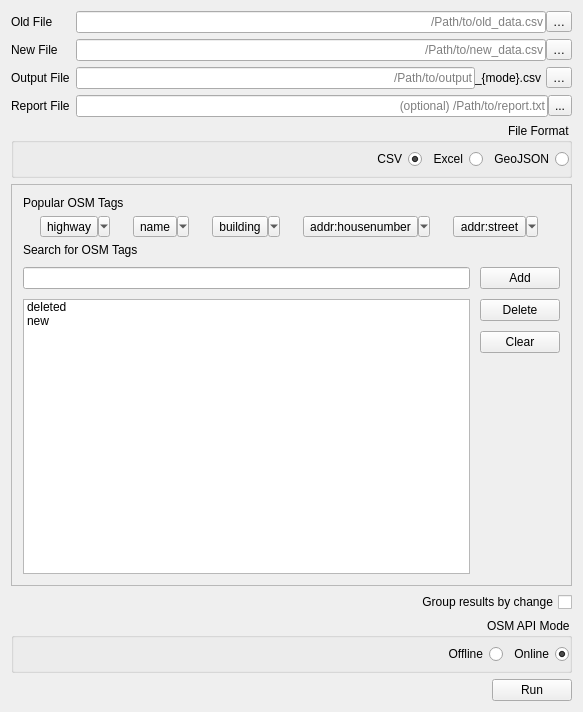
<?xml version="1.0" encoding="UTF-8"?>
<ui version="4.0">
 <class>MainWindow</class>
 <widget class="QMainWindow" name="MainWindow">
  <property name="geometry">
   <rect>
    <x>0</x>
    <y>0</y>
    <width>583</width>
    <height>712</height>
   </rect>
  </property>
  <property name="windowTitle">
   <string>Chameleon</string>
  </property>
  <widget class="QWidget" name="centralWidget">
   <layout class="QVBoxLayout" name="verticalLayout" stretch="0,0,1,0,0,0">
    <property name="sizeConstraint">
     <enum>QLayout::SetMinimumSize</enum>
    </property>
    <item>
     <layout class="QFormLayout" name="formLayout_3">
      <property name="fieldGrowthPolicy">
       <enum>QFormLayout::ExpandingFieldsGrow</enum>
      </property>
      <property name="labelAlignment">
       <set>Qt::AlignLeading|Qt::AlignLeft|Qt::AlignVCenter</set>
      </property>
      <property name="formAlignment">
       <set>Qt::AlignRight|Qt::AlignTop|Qt::AlignTrailing</set>
      </property>
      <item row="0" column="0">
       <widget class="QLabel" name="oldFileLabel">
        <property name="text">
         <string>Old File</string>
        </property>
       </widget>
      </item>
      <item row="0" column="1">
       <layout class="QHBoxLayout" name="oldHLayout" stretch="0,0">
        <property name="spacing">
         <number>0</number>
        </property>
        <property name="sizeConstraint">
         <enum>QLayout::SetMinimumSize</enum>
        </property>
        <item>
         <widget class="QLineEditDragDrop" name="oldFileNameBox">
          <property name="sizePolicy">
           <sizepolicy hsizetype="Expanding" vsizetype="Fixed">
            <horstretch>1</horstretch>
            <verstretch>0</verstretch>
           </sizepolicy>
          </property>
          <property name="minimumSize">
           <size>
            <width>320</width>
            <height>0</height>
           </size>
          </property>
          <property name="alignment">
           <set>Qt::AlignRight|Qt::AlignTrailing|Qt::AlignVCenter</set>
          </property>
          <property name="dragEnabled">
           <bool>true</bool>
          </property>
          <property name="placeholderText">
           <string>/Path/to/old_data.csv</string>
          </property>
         </widget>
        </item>
        <item>
         <widget class="QToolButton" name="oldFileSelectButton">
          <property name="focusPolicy">
           <enum>Qt::TabFocus</enum>
          </property>
          <property name="toolTip">
           <string>Browse for an earlier timestamped .csv file.</string>
          </property>
          <property name="layoutDirection">
           <enum>Qt::LeftToRight</enum>
          </property>
          <property name="text">
           <string>…</string>
          </property>
         </widget>
        </item>
       </layout>
      </item>
      <item row="1" column="0">
       <widget class="QLabel" name="newFileLabel">
        <property name="text">
         <string>New File</string>
        </property>
       </widget>
      </item>
      <item row="1" column="1">
       <layout class="QHBoxLayout" name="newHLayout" stretch="0,0">
        <property name="spacing">
         <number>0</number>
        </property>
        <property name="sizeConstraint">
         <enum>QLayout::SetMinimumSize</enum>
        </property>
        <item>
         <widget class="QLineEditDragDrop" name="newFileNameBox">
          <property name="sizePolicy">
           <sizepolicy hsizetype="Expanding" vsizetype="Fixed">
            <horstretch>1</horstretch>
            <verstretch>0</verstretch>
           </sizepolicy>
          </property>
          <property name="minimumSize">
           <size>
            <width>320</width>
            <height>0</height>
           </size>
          </property>
          <property name="alignment">
           <set>Qt::AlignRight|Qt::AlignTrailing|Qt::AlignVCenter</set>
          </property>
          <property name="dragEnabled">
           <bool>true</bool>
          </property>
          <property name="placeholderText">
           <string>/Path/to/new_data.csv</string>
          </property>
         </widget>
        </item>
        <item>
         <widget class="QToolButton" name="newFileSelectButton">
          <property name="focusPolicy">
           <enum>Qt::TabFocus</enum>
          </property>
          <property name="toolTip">
           <string>Browse for a later timestamped .csv file.</string>
          </property>
          <property name="text">
           <string>…</string>
          </property>
         </widget>
        </item>
       </layout>
      </item>
      <item row="2" column="0">
       <widget class="QLabel" name="outputFileLabel">
        <property name="text">
         <string>Output File</string>
        </property>
        <property name="alignment">
         <set>Qt::AlignJustify|Qt::AlignVCenter</set>
        </property>
       </widget>
      </item>
      <item row="2" column="1">
       <layout class="QHBoxLayout" name="outHLayout" stretch="1,0,0,0">
        <property name="spacing">
         <number>0</number>
        </property>
        <property name="sizeConstraint">
         <enum>QLayout::SetMinimumSize</enum>
        </property>
        <item>
         <widget class="QLineEdit" name="outputFileNameBox">
          <property name="sizePolicy">
           <sizepolicy hsizetype="Expanding" vsizetype="Fixed">
            <horstretch>1</horstretch>
            <verstretch>0</verstretch>
           </sizepolicy>
          </property>
          <property name="minimumSize">
           <size>
            <width>0</width>
            <height>0</height>
           </size>
          </property>
          <property name="alignment">
           <set>Qt::AlignRight|Qt::AlignTrailing|Qt::AlignVCenter</set>
          </property>
          <property name="placeholderText">
           <string>/Path/to/output</string>
          </property>
         </widget>
        </item>
        <item>
         <widget class="QLabel" name="fileSuffix">
          <property name="text">
           <string>_{mode}.csv</string>
          </property>
          <property name="margin">
           <number>0</number>
          </property>
         </widget>
        </item>
        <item>
         <spacer name="horizontalSpacer">
          <property name="orientation">
           <enum>Qt::Horizontal</enum>
          </property>
          <property name="sizeHint" stdset="0">
           <size>
            <width>5</width>
            <height>20</height>
           </size>
          </property>
         </spacer>
        </item>
        <item>
         <widget class="QToolButton" name="outputFileSelectButton">
          <property name="focusPolicy">
           <enum>Qt::TabFocus</enum>
          </property>
          <property name="toolTip">
           <string>Set save location for output file.</string>
          </property>
          <property name="text">
           <string>…</string>
          </property>
         </widget>
        </item>
       </layout>
      </item>
      <item row="3" column="0">
       <widget class="QLabel" name="label">
        <property name="text">
         <string>Report File</string>
        </property>
       </widget>
      </item>
      <item row="3" column="1">
       <layout class="QHBoxLayout" name="reportHLayout" stretch="0,0">
        <property name="spacing">
         <number>0</number>
        </property>
        <property name="sizeConstraint">
         <enum>QLayout::SetMinimumSize</enum>
        </property>
        <item>
         <widget class="QLineEdit" name="reportFileNameBox">
          <property name="sizePolicy">
           <sizepolicy hsizetype="Expanding" vsizetype="Fixed">
            <horstretch>1</horstretch>
            <verstretch>0</verstretch>
           </sizepolicy>
          </property>
          <property name="minimumSize">
           <size>
            <width>320</width>
            <height>0</height>
           </size>
          </property>
          <property name="alignment">
           <set>Qt::AlignRight|Qt::AlignTrailing|Qt::AlignVCenter</set>
          </property>
          <property name="placeholderText">
           <string>(optional) /Path/to/report.txt</string>
          </property>
         </widget>
        </item>
        <item>
         <widget class="QToolButton" name="reportFileSelectButton">
          <property name="toolTip">
           <string>(optional) Set save location for report file.</string>
          </property>
          <property name="text">
           <string>...</string>
          </property>
         </widget>
        </item>
       </layout>
      </item>
     </layout>
    </item>
    <item>
     <widget class="QGroupBox" name="fileFormatGroup">
      <property name="layoutDirection">
       <enum>Qt::RightToLeft</enum>
      </property>
      <property name="title">
       <string>File Format</string>
      </property>
      <property name="flat">
       <bool>true</bool>
      </property>
      <layout class="QHBoxLayout" name="horizontalLayout">
       <property name="topMargin">
        <number>6</number>
       </property>
       <property name="rightMargin">
        <number>0</number>
       </property>
       <property name="bottomMargin">
        <number>6</number>
       </property>
       <item>
        <widget class="QRadioButton" name="geojsonRadio">
         <property name="focusPolicy">
          <enum>Qt::TabFocus</enum>
         </property>
         <property name="text">
          <string>GeoJSON</string>
         </property>
        </widget>
       </item>
       <item>
        <widget class="QRadioButton" name="excelRadio">
         <property name="focusPolicy">
          <enum>Qt::TabFocus</enum>
         </property>
         <property name="text">
          <string>Excel</string>
         </property>
        </widget>
       </item>
       <item>
        <widget class="QRadioButton" name="csvRadio">
         <property name="focusPolicy">
          <enum>Qt::TabFocus</enum>
         </property>
         <property name="text">
          <string>CSV</string>
         </property>
         <property name="checked">
          <bool>true</bool>
         </property>
        </widget>
       </item>
       <item>
        <spacer name="fileFormatSpacer">
         <property name="orientation">
          <enum>Qt::Horizontal</enum>
         </property>
         <property name="sizeHint" stdset="0">
          <size>
           <width>40</width>
           <height>20</height>
          </size>
         </property>
        </spacer>
       </item>
      </layout>
     </widget>
    </item>
    <item>
     <widget class="QFrame" name="freeFormTag">
      <property name="sizePolicy">
       <sizepolicy hsizetype="Preferred" vsizetype="MinimumExpanding">
        <horstretch>0</horstretch>
        <verstretch>0</verstretch>
       </sizepolicy>
      </property>
      <property name="frameShape">
       <enum>QFrame::StyledPanel</enum>
      </property>
      <property name="frameShadow">
       <enum>QFrame::Raised</enum>
      </property>
      <layout class="QVBoxLayout" name="verticalLayout_2" stretch="0,0,1">
       <item>
        <widget class="QLabel" name="popularTagLabel">
         <property name="sizePolicy">
          <sizepolicy hsizetype="Fixed" vsizetype="Fixed">
           <horstretch>0</horstretch>
           <verstretch>0</verstretch>
          </sizepolicy>
         </property>
         <property name="text">
          <string>Popular OSM Tags</string>
         </property>
        </widget>
       </item>
       <item>
        <layout class="QHBoxLayout" name="popTagLayout">
         <property name="sizeConstraint">
          <enum>QLayout::SetMinimumSize</enum>
         </property>
         <item>
          <widget class="QToolButton" name="popTag1">
           <property name="focusPolicy">
            <enum>Qt::TabFocus</enum>
           </property>
           <property name="text">
            <string>highway</string>
           </property>
           <property name="popupMode">
            <enum>QToolButton::MenuButtonPopup</enum>
           </property>
           <property name="toolButtonStyle">
            <enum>Qt::ToolButtonTextOnly</enum>
           </property>
           <property name="arrowType">
            <enum>Qt::DownArrow</enum>
           </property>
          </widget>
         </item>
         <item>
          <widget class="QToolButton" name="popTag2">
           <property name="focusPolicy">
            <enum>Qt::TabFocus</enum>
           </property>
           <property name="text">
            <string>name</string>
           </property>
           <property name="popupMode">
            <enum>QToolButton::MenuButtonPopup</enum>
           </property>
           <property name="toolButtonStyle">
            <enum>Qt::ToolButtonTextOnly</enum>
           </property>
          </widget>
         </item>
         <item>
          <widget class="QToolButton" name="popTag3">
           <property name="focusPolicy">
            <enum>Qt::TabFocus</enum>
           </property>
           <property name="text">
            <string>building</string>
           </property>
           <property name="popupMode">
            <enum>QToolButton::MenuButtonPopup</enum>
           </property>
           <property name="toolButtonStyle">
            <enum>Qt::ToolButtonTextOnly</enum>
           </property>
          </widget>
         </item>
         <item>
          <widget class="QToolButton" name="popTag4">
           <property name="focusPolicy">
            <enum>Qt::TabFocus</enum>
           </property>
           <property name="text">
            <string>addr:housenumber</string>
           </property>
           <property name="popupMode">
            <enum>QToolButton::MenuButtonPopup</enum>
           </property>
           <property name="toolButtonStyle">
            <enum>Qt::ToolButtonTextOnly</enum>
           </property>
          </widget>
         </item>
         <item>
          <widget class="QToolButton" name="popTag5">
           <property name="focusPolicy">
            <enum>Qt::TabFocus</enum>
           </property>
           <property name="text">
            <string>addr:street</string>
           </property>
           <property name="popupMode">
            <enum>QToolButton::MenuButtonPopup</enum>
           </property>
           <property name="toolButtonStyle">
            <enum>Qt::ToolButtonTextOnly</enum>
           </property>
          </widget>
         </item>
        </layout>
       </item>
       <item>
        <layout class="QGridLayout" name="gridLayout" rowstretch="0,0,0,0,1" columnstretch="100,0">
         <property name="sizeConstraint">
          <enum>QLayout::SetMinimumSize</enum>
         </property>
         <property name="spacing">
          <number>10</number>
         </property>
         <item row="1" column="0">
          <widget class="QLineEdit" name="searchBox">
           <property name="toolTip">
            <string>Type to search for an OSM tag.</string>
           </property>
          </widget>
         </item>
         <item row="1" column="1">
          <widget class="QPushButton" name="searchButton">
           <property name="focusPolicy">
            <enum>Qt::TabFocus</enum>
           </property>
           <property name="toolTip">
            <string>Add selected tag to list.</string>
           </property>
           <property name="text">
            <string>Add</string>
           </property>
          </widget>
         </item>
         <item row="2" column="0" rowspan="3">
          <widget class="QListWidgetTags" name="listWidget">
           <property name="sizePolicy">
            <sizepolicy hsizetype="MinimumExpanding" vsizetype="Minimum">
             <horstretch>0</horstretch>
             <verstretch>0</verstretch>
            </sizepolicy>
           </property>
           <property name="selectionMode">
            <enum>QAbstractItemView::ExtendedSelection</enum>
           </property>
           <property name="sortingEnabled">
            <bool>true</bool>
           </property>
           <item>
            <property name="text">
             <string>deleted</string>
            </property>
            <property name="flags">
             <set>NoItemFlags</set>
            </property>
           </item>
           <item>
            <property name="text">
             <string>new</string>
            </property>
            <property name="flags">
             <set>NoItemFlags</set>
            </property>
           </item>
          </widget>
         </item>
         <item row="2" column="1">
          <widget class="QPushButton" name="deleteItemButton">
           <property name="focusPolicy">
            <enum>Qt::TabFocus</enum>
           </property>
           <property name="toolTip">
            <string>Delete selected tag from list.</string>
           </property>
           <property name="text">
            <string>Delete</string>
           </property>
          </widget>
         </item>
         <item row="3" column="1">
          <widget class="QPushButton" name="clearListButton">
           <property name="focusPolicy">
            <enum>Qt::TabFocus</enum>
           </property>
           <property name="toolTip">
            <string>Clear all tags from current list.</string>
           </property>
           <property name="text">
            <string>Clear</string>
           </property>
          </widget>
         </item>
         <item row="0" column="0" colspan="2">
          <widget class="QLabel" name="searchBarLabel">
           <property name="sizePolicy">
            <sizepolicy hsizetype="Fixed" vsizetype="Fixed">
             <horstretch>0</horstretch>
             <verstretch>0</verstretch>
            </sizepolicy>
           </property>
           <property name="text">
            <string>Search for OSM Tags</string>
           </property>
          </widget>
         </item>
        </layout>
       </item>
      </layout>
     </widget>
    </item>
    <item>
     <layout class="QHBoxLayout" name="groupingHLayout">
      <item>
       <spacer name="groupingSpacer">
        <property name="orientation">
         <enum>Qt::Horizontal</enum>
        </property>
        <property name="sizeHint" stdset="0">
         <size>
          <width>40</width>
          <height>20</height>
         </size>
        </property>
       </spacer>
      </item>
      <item>
       <widget class="QCheckBox" name="groupingCheckBox">
        <property name="focusPolicy">
         <enum>Qt::TabFocus</enum>
        </property>
        <property name="toolTip">
         <string>Consolidate similar changes for listed tag(s)</string>
        </property>
        <property name="layoutDirection">
         <enum>Qt::RightToLeft</enum>
        </property>
        <property name="text">
         <string>Group results by change</string>
        </property>
       </widget>
      </item>
     </layout>
    </item>
    <item>
     <widget class="QGroupBox" name="apiRadioGroup">
      <property name="layoutDirection">
       <enum>Qt::RightToLeft</enum>
      </property>
      <property name="title">
       <string>OSM API Mode</string>
      </property>
      <property name="flat">
       <bool>true</bool>
      </property>
      <layout class="QHBoxLayout" name="apiHLayout">
       <property name="topMargin">
        <number>6</number>
       </property>
       <property name="rightMargin">
        <number>0</number>
       </property>
       <property name="bottomMargin">
        <number>6</number>
       </property>
       <item>
        <widget class="QRadioButton" name="onlineRadio">
         <property name="focusPolicy">
          <enum>Qt::TabFocus</enum>
         </property>
         <property name="toolTip">
          <string>&lt;html&gt;&lt;head/&gt;&lt;body&gt;&lt;p&gt;Chameleon will use the OSM API to get more information about &amp;quot;deleted&amp;quot; ways, such as whether they are actually deleted or just absent from the provided data, and which changeset they were deleted in.&lt;/p&gt;&lt;p&gt;This will make the analysis take a longer amount of time.&lt;/p&gt;&lt;/body&gt;&lt;/html&gt;</string>
         </property>
         <property name="layoutDirection">
          <enum>Qt::RightToLeft</enum>
         </property>
         <property name="text">
          <string>Online</string>
         </property>
         <property name="checked">
          <bool>true</bool>
         </property>
        </widget>
       </item>
       <item>
        <widget class="QRadioButton" name="offlineRadio">
         <property name="focusPolicy">
          <enum>Qt::TabFocus</enum>
         </property>
         <property name="toolTip">
          <string>&lt;html&gt;&lt;head/&gt;&lt;body&gt;&lt;p&gt;Chameleon will not attempt to use the OSM API to get more information about &amp;quot;deleted&amp;quot; ways.&lt;/p&gt;&lt;/body&gt;&lt;/html&gt;</string>
         </property>
         <property name="layoutDirection">
          <enum>Qt::RightToLeft</enum>
         </property>
         <property name="text">
          <string>Offline</string>
         </property>
        </widget>
       </item>
       <item>
        <spacer name="apiRadioSpacer">
         <property name="orientation">
          <enum>Qt::Horizontal</enum>
         </property>
         <property name="sizeHint" stdset="0">
          <size>
           <width>40</width>
           <height>20</height>
          </size>
         </property>
        </spacer>
       </item>
      </layout>
     </widget>
    </item>
    <item>
     <layout class="QHBoxLayout" name="runHLayout">
      <item>
       <spacer name="runSpacer">
        <property name="orientation">
         <enum>Qt::Horizontal</enum>
        </property>
        <property name="sizeHint" stdset="0">
         <size>
          <width>40</width>
          <height>20</height>
         </size>
        </property>
       </spacer>
      </item>
      <item>
       <widget class="QPushButton" name="runButton">
        <property name="focusPolicy">
         <enum>Qt::TabFocus</enum>
        </property>
        <property name="toolTip">
         <string>Execute process based on tag(s) selected.</string>
        </property>
        <property name="text">
         <string>Run</string>
        </property>
        <property name="autoDefault">
         <bool>false</bool>
        </property>
        <property name="default">
         <bool>false</bool>
        </property>
       </widget>
      </item>
     </layout>
    </item>
   </layout>
  </widget>
 </widget>
 <layoutdefault spacing="6" margin="11"/>
 <customwidgets>
  <customwidget>
   <class>QLineEditDragDrop</class>
   <extends>QLineEdit</extends>
   <header>chameleon.qt.qlineeditdragdrop</header>
  </customwidget>
  <customwidget>
   <class>QListWidgetTags</class>
   <extends>QListWidget</extends>
   <header>chameleon.qt.qlistwidgettags</header>
  </customwidget>
 </customwidgets>
 <tabstops>
  <tabstop>oldFileNameBox</tabstop>
  <tabstop>oldFileSelectButton</tabstop>
  <tabstop>newFileNameBox</tabstop>
  <tabstop>newFileSelectButton</tabstop>
  <tabstop>outputFileNameBox</tabstop>
  <tabstop>outputFileSelectButton</tabstop>
  <tabstop>csvRadio</tabstop>
  <tabstop>excelRadio</tabstop>
  <tabstop>geojsonRadio</tabstop>
  <tabstop>popTag1</tabstop>
  <tabstop>popTag2</tabstop>
  <tabstop>popTag3</tabstop>
  <tabstop>popTag4</tabstop>
  <tabstop>popTag5</tabstop>
  <tabstop>searchBox</tabstop>
  <tabstop>searchButton</tabstop>
  <tabstop>listWidget</tabstop>
  <tabstop>deleteItemButton</tabstop>
  <tabstop>clearListButton</tabstop>
  <tabstop>groupingCheckBox</tabstop>
  <tabstop>offlineRadio</tabstop>
  <tabstop>onlineRadio</tabstop>
  <tabstop>runButton</tabstop>
 </tabstops>
 <resources/>
 <connections>
  <connection>
   <sender>searchBox</sender>
   <signal>returnPressed()</signal>
   <receiver>searchButton</receiver>
   <slot>click()</slot>
   <hints>
    <hint type="sourcelabel">
     <x>248</x>
     <y>234</y>
    </hint>
    <hint type="destinationlabel">
     <x>516</x>
     <y>235</y>
    </hint>
   </hints>
  </connection>
 </connections>
</ui>
